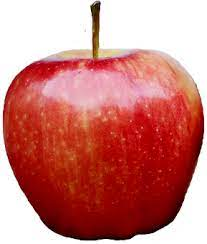
#> input picture Fruits/APPLE/download (1).jpg, 207 x 244 px, given as the content of the folder VERZEO/PYTHON-APRIL/Machine Learning/Data Sets/Fruits/ORANGE, which was not available
$ jupyter execute --allow-errors ML_Mini_Project_Image_Classification.ipynb   (shell and % lines are left out)   (text cells are left out)
#> lines starting #> are read from the running program, lines starting #| are printed output that depends on the picture; pictures that were not available may be replaced by others from this repository, and a replacement may not be noted
[cell 1]
#Preprocessing
import os
import numpy as np
import pandas as pd
import matplotlib.pyplot as plt
from skimage.io import imread
from skimage.transform import resize

target = []                 #list for output(1-D) data(dependent variable)
images = []                 #list for input(2-D) data
flat_data = []              #list for flattened input data(1-D)(independent variable)

DATADIR = '/content/drive/MyDrive/VERZEO/PYTHON-APRIL/Machine Learning/Data Sets/Fruits'
CATEGORIES = ['ORANGE','BANANA','APPLE']

for i in CATEGORIES:
  class_num = CATEGORIES.index(i)               #label encoding
  path = os.path.join(DATADIR,i)                #creating a path to use all the images
  for img in os.listdir(path):
    img_array = imread(os.path.join(path,img))
#> img_array is the input picture: shape (244, 207, 3); mean R, G, B 202.9, 127, 122.3
    img_resized = resize(img_array,(150,150,3))  #normalizing each and every image iteratively to a number between 0 and 1
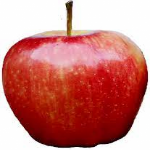
#> img_resized: shape (150, 150, 3) float64; mean R, G, B 0.796, 0.498, 0.479
    flat_data.append(img_resized.flatten())     #flattening the data and storing in the list
    images.append(img_resized)
    target.append(class_num)
#> pass 2 of the loop `for i in CATEGORIES:`:
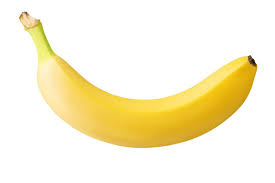
#> input picture Fruits/BANANA/download (10).jpg, 275 x 183 px, found by its file name
#> img_array is the input picture: shape (183, 275, 3); mean R, G, B 250.6, 242.2, 212.6
#> `img_resized = resize(img_array,(150,150,3))`:
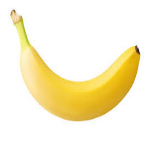
#> img_resized: shape (150, 150, 3) float64; mean R, G, B 0.983, 0.95, 0.834
    #plt.imshow(img_resized)
    #plt.show()                                 #Use just in case to show the resized images
flat_data = np.array(flat_data)
images = np.array(images)                         #transforming all the data into a 1-D array
target = np.array(target)

[cell 2]
target

[cell 3]
unique,count = np.unique(target,return_counts=True)

[cell 4]
plt.bar(unique,count)
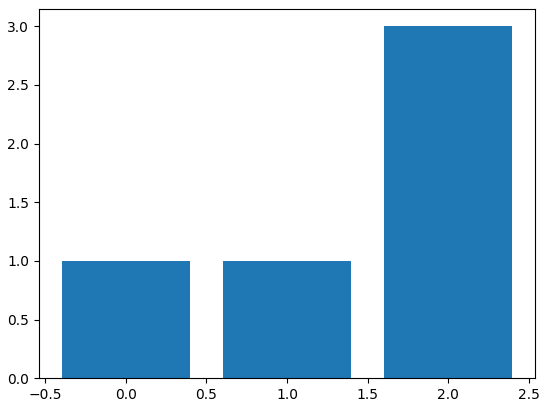
#> figure drawn by matplotlib, 1 panel; tallest bar 3 high, from x = 1.6 to 2.4

[cell 5]
#Splitting the data into training and testing
from sklearn.model_selection import train_test_split
x_train,x_test,y_train,y_test=train_test_split(flat_data,target,test_size=0.25,random_state=0)

[cell 6]
from sklearn.svm import SVC
model = SVC()
model.fit(x_train,y_train)
y_pred = model.predict(x_test)
y_pred

[cell 7]
y_test

[cell 8]
from sklearn.model_selection import GridSearchCV
from sklearn import svm
param_grid = {'C':[0.1,1,10,100],
               'kernel':['linear','rbf']}
grid  = GridSearchCV(SVC(probability=True),param_grid)
#> (the rest of this cell did not finish here and is left out)

#> (a cell that did not finish here is left out)

[cell 10]
y_test

[cell 11]
from sklearn.metrics import accuracy_score,confusion_matrix,classification_report

[cell 12]
accuracy_score(y_pred,y_test)

[cell 13]
confusion_matrix(y_pred,y_test)

[cell 14]
#saving the model using pickle
import joblib
joblib.dump(model,'Fruit Classifier')

[cell 15]
model = joblib.load('Fruit Classifier')

[cell 16]
#Testing random image
flat_data = []
url = input('Enter the url of image:')
#> the answer given: Fruits/APPLE/download (1).jpg
img = imread(url)
img_resized = resize(img,(150,150,3))
flat_data.append(img_resized.flatten())
flat_data = np.array(flat_data)
print(img.shape)
#| (244, 207, 3)
plt.imshow(img_resized)
y_out = model.predict(flat_data)
#> y_out = [2]
y_out = CATEGORIES[y_out[0]]
#> y_out = 'APPLE'
print(f'Predicted output:{y_out}')
#| Predicted output:APPLE
#sample image link - https://media.istockphoto.com/photos/orange-picture-id185284489?k=6&m=185284489&s=612x612&w=0&h=x_w4oMnanMTQ5KtSNjSNDdiVaSrlxM4om-3PQTIzFaY=
